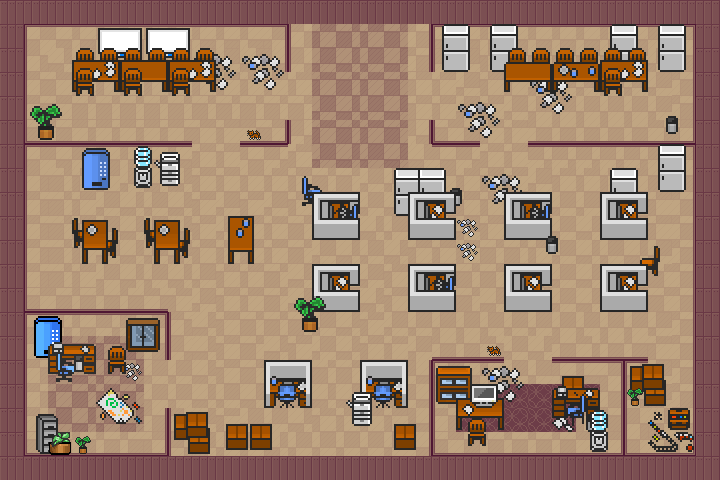

This is a level from a 2D game, rendered from its Tiled map with the project's own tilesets. A one-line summary and the map file follow, with tile-layer data summarised:
An orthogonal 30x20 tile map with 24x24 px tiles, 7 tile layers (Floor, Carpet, Cubicle1, Furniture1, ...), 6 tilesets and 35 objects.

<map version="1.10" tiledversion="1.11.0" orientation="orthogonal" renderorder="right-down" width="30" height="20" tilewidth="24" tileheight="24" infinite="0" nextlayerid="17" nextobjectid="48">
 <tileset firstgid="1" source="floor_tiles_2.tsx" />
 <tileset firstgid="97" source="office_furniture_x2.tsx" />
 <tileset firstgid="181" source="back chair.tsx" />
 <tileset firstgid="182" source="plant_asset1.tsx" />
 <tileset firstgid="183" source="office_furniture.tsx" />
 <tileset firstgid="267" source="janitor-v1.tsx" />
 <layer id="1" name="Floor" width="30" height="20">
  <data>[600 cells, 600 non-empty, 17 distinct tile ids]</data>
 </layer>
 <layer id="16" name="Carpet" width="30" height="20">
  <data>[600 cells, 50 non-empty, 6 distinct tile ids]</data>
 </layer>
 <layer id="12" name="Cubicle1" width="30" height="20">
  <data>[600 cells, 0 non-empty, 0 distinct tile ids]</data>
 </layer>
 <layer id="14" name="Furniture1" width="30" height="20">
  <data>[600 cells, 33 non-empty, 19 distinct tile ids]</data>
 </layer>
 <layer id="11" name="Furniture2" width="30" height="20">
  <data>[600 cells, 32 non-empty, 19 distinct tile ids]</data>
 </layer>
 <layer id="15" name="Furniture3" width="30" height="20">
  <data>[600 cells, 8 non-empty, 8 distinct tile ids]</data>
 </layer>
 <layer id="13" name="Cubicle2" width="30" height="20">
  <data>[600 cells, 0 non-empty, 0 distinct tile ids]</data>
 </layer>
 <objectgroup id="10" name="Obstacle">
  <object id="2" x="71.9453" y="49.0354" width="143.489" height="31.3505" />
  <object id="5" x="81.1897" y="149.116" width="28.9389" height="42.2026" />
  <object id="9" x="135.45" y="148.714" width="45.0161" height="38.9871" />
  <object id="10" x="82.7974" y="223.071" width="24.1158" height="25.7235" />
  <object id="11" x="153.135" y="219.453" width="27.3312" height="30.1447" />
  <object id="12" x="226.688" y="215.032" width="27.7331" height="36.5756" />
  <object id="13" x="46.2219" y="342.846" width="49.0354" height="38.1833" />
  <object id="14" x="124.598" y="317.926" width="35.3698" height="33.7621" />
  <object id="15" x="172.83" y="411.174" width="36.5756" height="41.3987" />
  <object id="16" x="225.08" y="423.633" width="24.5177" height="26.9293" />
  <object id="17" x="250" y="425.643" width="22.91" height="24.1158" />
  <object id="18" x="36.5756" y="413.183" width="19.2926" height="38.9871" />
  <object id="19" x="48.6334" y="430.466" width="22.508" height="22.91" />
  <object id="20" x="34.164" y="317.122" width="26.5273" height="39.791" />
  <object id="22" x="311.897" y="264.469" width="47.8296" height="47.0257" />
  <object id="23" x="313.103" y="192.926" width="46.6238" height="47.0257" />
  <object id="24" x="298.633" y="173.232" width="23.7138" height="34.5659" />
  <object id="25" x="392.283" y="167.605" width="53.0547" height="48.2315" />
  <object id="26" x="407.958" y="189.309" width="47.8296" height="49.4373" />
  <object id="27" x="450.563" y="187.299" width="12.0579" height="16.881" />
  <object id="32" x="501.608" y="47.4277" width="147.106" height="48.2315" />
  <object id="34" x="666.399" y="116.158" width="10.4502" height="18.0868" />
  <object id="35" x="598.875" y="192.122" width="47.8296" height="47.0257" />
  <object id="36" x="598.875" y="264.068" width="48.6334" height="48.6334" />
  <object id="37" x="503.617" y="263.666" width="47.4277" height="48.2315" />
  <object id="38" x="637.862" y="247.588" width="22.1061" height="26.9293" />
  <object id="39" x="406.752" y="263.264" width="49.4373" height="49.4373" />
  <object id="40" x="630.627" y="366.158" width="32.9582" height="40.5949" />
  <object id="41" x="552.653" y="375.804" width="47.0257" height="52.2508" />
  <object id="42" x="589.63" y="413.183" width="16.881" height="38.1833" />
  <object id="43" x="455.788" y="385.852" width="49.4373" height="45.8199" />
  <object id="44" x="467.444" y="418.408" width="18.0868" height="26.5273" />
  <object id="45" x="360.531" y="360.531" width="48.2315" height="48.6334" />
  <object id="46" x="263.264" y="358.521" width="48.6334" height="51.045" />
  <object id="47" x="350.884" y="394.293" width="21.3023" height="31.7524" />
 </objectgroup>
 <objectgroup id="6" name="Sprite" />
</map>